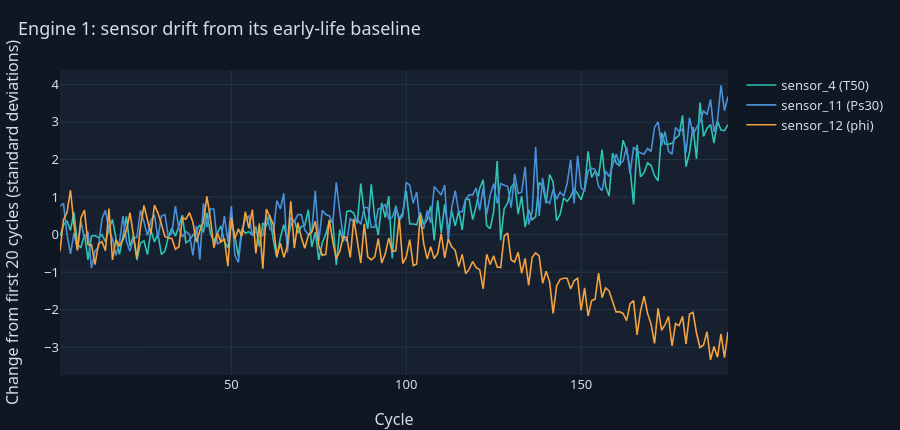

Notebook code cell kept with this figure:
### Markdown cell above
## 8. First look: do the sensors show wear?

Before any statistics, a direct look. Below are three varying sensors for one training engine, plotted against cycle. Each is rescaled to start near zero so that different units can share an axis. The chart is interactive: hover to read values, drag to zoom.

### Code cell
engine_to_plot = 1
sensors_to_plot = ["sensor_4", "sensor_11", "sensor_12"]
one_engine = train_labelled[train_labelled["engine_id"] == engine_to_plot]

fig = go.Figure()
for sensor in sensors_to_plot:
    # Change relative to the engine's own first 20 cycles, in units of this sensor's fleet-wide spread.
    baseline = one_engine[sensor].iloc[:20].mean()
    scaled = (one_engine[sensor] - baseline) / train[sensor].std()
    symbol = SENSOR_INFO[sensor][0]
    fig.add_trace(go.Scatter(x=one_engine["cycle"], y=scaled, mode="lines",
                             name=f"{sensor} ({symbol})", line=dict(width=1.6)))

fig.update_layout(
    title=f"Engine {engine_to_plot}: sensor drift from its early-life baseline",
    xaxis_title="Cycle",
    yaxis_title="Change from first 20 cycles (standard deviations)",
    height=430,
)
fig.show()

### Figure 1 — Plotly figure (JSON) as saved in the notebook; plotly's stock layout.template omitted (floating-point values rounded to 4 significant figures; data arrays with more than 128 entries replaced by an {"elided": "..."} marker saying what was removed)
{"data": [{"line": {"width": 1.6}, "mode": "lines", "name": "sensor_4 (T50)", "type": "scatter", "x": {"elided": "192 int values"}, "y": {"elided": "192 float values"}}, {"line": {"width": 1.6}, "mode": "lines", "name": "sensor_11 (Ps30)", "type": "scatter", "x": {"elided": "192 int values"}, "y": {"elided": "192 float values"}}, {"line": {"width": 1.6}, "mode": "lines", "name": "sensor_12 (phi)", "type": "scatter", "x": {"elided": "192 int values"}, "y": {"elided": "192 float values"}}], "layout": {"height": 430, "title": {"text": "Engine 1: sensor drift from its early-life baseline"}, "xaxis": {"title": {"text": "Cycle"}}, "yaxis": {"title": {"text": "Change from first 20 cycles (standard deviations)"}}}}
